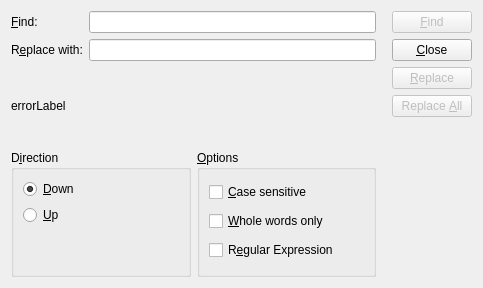
<?xml version="1.0" encoding="UTF-8"?>
<ui version="4.0">
 <class>FindReplaceForm</class>
 <widget class="QWidget" name="FindReplaceForm">
  <property name="geometry">
   <rect>
    <x>0</x>
    <y>0</y>
    <width>483</width>
    <height>288</height>
   </rect>
  </property>
  <property name="windowTitle">
   <string>Form</string>
  </property>
  <layout class="QGridLayout" name="gridLayout">
   <item row="0" column="0">
    <layout class="QVBoxLayout" name="verticalLayout_5">
     <item>
      <layout class="QVBoxLayout" name="verticalLayout_2">
       <item>
        <layout class="QGridLayout" name="gridLayout_3">
         <item row="0" column="0">
          <widget class="QLabel" name="label">
           <property name="text">
            <string>&amp;Find:</string>
           </property>
           <property name="buddy">
            <cstring>textToFind</cstring>
           </property>
          </widget>
         </item>
         <item row="0" column="1">
          <widget class="QLineEdit" name="textToFind"/>
         </item>
         <item row="1" column="0">
          <widget class="QLabel" name="replaceLabel">
           <property name="text">
            <string>R&amp;eplace with:</string>
           </property>
           <property name="buddy">
            <cstring>textToReplace</cstring>
           </property>
          </widget>
         </item>
         <item row="1" column="1">
          <widget class="QLineEdit" name="textToReplace"/>
         </item>
        </layout>
       </item>
      </layout>
     </item>
     <item>
      <widget class="QLabel" name="errorLabel">
       <property name="text">
        <string>errorLabel</string>
       </property>
      </widget>
     </item>
     <item>
      <layout class="QHBoxLayout" name="horizontalLayout">
       <item>
        <widget class="QGroupBox" name="groupBox">
         <property name="sizePolicy">
          <sizepolicy hsizetype="Minimum" vsizetype="Maximum">
           <horstretch>0</horstretch>
           <verstretch>0</verstretch>
          </sizepolicy>
         </property>
         <property name="title">
          <string>D&amp;irection</string>
         </property>
         <property name="alignment">
          <set>Qt::AlignLeading|Qt::AlignLeft|Qt::AlignTop</set>
         </property>
         <layout class="QVBoxLayout" name="verticalLayout_3">
          <item>
           <widget class="QRadioButton" name="downRadioButton">
            <property name="text">
             <string>&amp;Down</string>
            </property>
            <property name="checked">
             <bool>true</bool>
            </property>
           </widget>
          </item>
          <item>
           <widget class="QRadioButton" name="upRadioButton">
            <property name="text">
             <string>&amp;Up</string>
            </property>
           </widget>
          </item>
          <item>
           <spacer name="verticalSpacer_2">
            <property name="orientation">
             <enum>Qt::Vertical</enum>
            </property>
            <property name="sizeHint" stdset="0">
             <size>
              <width>20</width>
              <height>40</height>
             </size>
            </property>
           </spacer>
          </item>
         </layout>
        </widget>
       </item>
       <item>
        <widget class="QGroupBox" name="groupBox_2">
         <property name="title">
          <string>&amp;Options</string>
         </property>
         <layout class="QVBoxLayout" name="verticalLayout_4">
          <item>
           <widget class="QCheckBox" name="caseCheckBox">
            <property name="text">
             <string>&amp;Case sensitive</string>
            </property>
           </widget>
          </item>
          <item>
           <widget class="QCheckBox" name="wholeCheckBox">
            <property name="text">
             <string>&amp;Whole words only</string>
            </property>
           </widget>
          </item>
          <item>
           <widget class="QCheckBox" name="regexCheckBox">
            <property name="toolTip">
             <string>&lt;!DOCTYPE HTML PUBLIC &quot;-//W3C//DTD HTML 4.0//EN&quot; &quot;http://www.w3.org/TR/REC-html40/strict.dtd&quot;&gt;
&lt;html&gt;&lt;head&gt;&lt;meta name=&quot;qrichtext&quot; content=&quot;1&quot; /&gt;&lt;style type=&quot;text/css&quot;&gt;
p, li { white-space: pre-wrap; }
&lt;/style&gt;&lt;/head&gt;&lt;body style=&quot; font-family:'Sans'; font-size:10pt; font-weight:400; font-style:normal;&quot;&gt;
&lt;p style=&quot; margin-top:0px; margin-bottom:0px; margin-left:0px; margin-right:0px; -qt-block-indent:0; text-indent:0px;&quot;&gt;whether the text to search should be interpreted as a regular expression.&lt;/p&gt;
&lt;p style=&quot;-qt-paragraph-type:empty; margin-top:0px; margin-bottom:0px; margin-left:0px; margin-right:0px; -qt-block-indent:0; text-indent:0px;&quot;&gt;&lt;/p&gt;
&lt;p style=&quot; margin-top:0px; margin-bottom:0px; margin-left:0px; margin-right:0px; -qt-block-indent:0; text-indent:0px;&quot;&gt;You may want to take a look at the syntax of regular expressions:&lt;/p&gt;
&lt;p style=&quot; margin-top:0px; margin-bottom:0px; margin-left:0px; margin-right:0px; -qt-block-indent:0; text-indent:0px;&quot;&gt;&lt;a href=&quot;http://doc.trolltech.com/qregexp.html&quot;&gt;&lt;span style=&quot; text-decoration: underline; color:#0000ff;&quot;&gt;http://doc.trolltech.com/qregexp.html&lt;/span&gt;&lt;/a&gt;&lt;/p&gt;&lt;/body&gt;&lt;/html&gt;</string>
            </property>
            <property name="text">
             <string>R&amp;egular Expression</string>
            </property>
           </widget>
          </item>
         </layout>
        </widget>
       </item>
      </layout>
     </item>
    </layout>
   </item>
   <item row="0" column="1">
    <layout class="QVBoxLayout" name="verticalLayout">
     <property name="leftMargin">
      <number>10</number>
     </property>
     <item>
      <widget class="QPushButton" name="findButton">
       <property name="enabled">
        <bool>false</bool>
       </property>
       <property name="text">
        <string>&amp;Find</string>
       </property>
      </widget>
     </item>
     <item>
      <widget class="QPushButton" name="closeButton">
       <property name="text">
        <string>&amp;Close</string>
       </property>
      </widget>
     </item>
     <item>
      <widget class="QPushButton" name="replaceButton">
       <property name="enabled">
        <bool>false</bool>
       </property>
       <property name="text">
        <string>&amp;Replace</string>
       </property>
      </widget>
     </item>
     <item>
      <widget class="QPushButton" name="replaceAllButton">
       <property name="enabled">
        <bool>false</bool>
       </property>
       <property name="text">
        <string>Replace &amp;All</string>
       </property>
      </widget>
     </item>
     <item>
      <spacer name="verticalSpacer">
       <property name="orientation">
        <enum>Qt::Vertical</enum>
       </property>
       <property name="sizeHint" stdset="0">
        <size>
         <width>20</width>
         <height>40</height>
        </size>
       </property>
      </spacer>
     </item>
    </layout>
   </item>
  </layout>
 </widget>
 <tabstops>
  <tabstop>textToFind</tabstop>
  <tabstop>textToReplace</tabstop>
  <tabstop>downRadioButton</tabstop>
  <tabstop>upRadioButton</tabstop>
  <tabstop>caseCheckBox</tabstop>
  <tabstop>wholeCheckBox</tabstop>
  <tabstop>regexCheckBox</tabstop>
  <tabstop>findButton</tabstop>
  <tabstop>closeButton</tabstop>
 </tabstops>
 <resources/>
 <connections/>
</ui>
